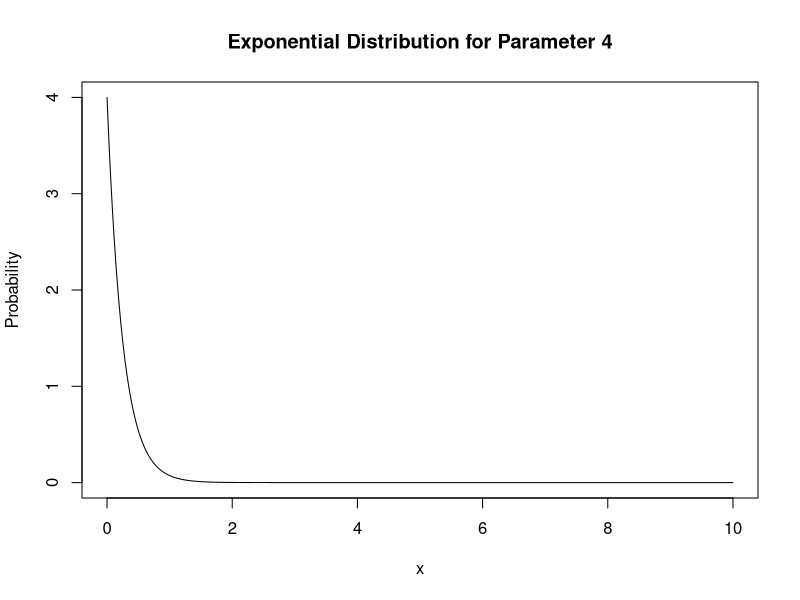

Write the R code that produced this figure.
#### Problem 4 ####

# plotting for lambda = 4

x <- seq(0, 10, length.out=1000)
lambda <- 4
y <- lambda*exp(-lambda*x)
plot(x,y, type = "l",ylab = "Probability", 
     main = "Exponential Distribution for Parameter 4")